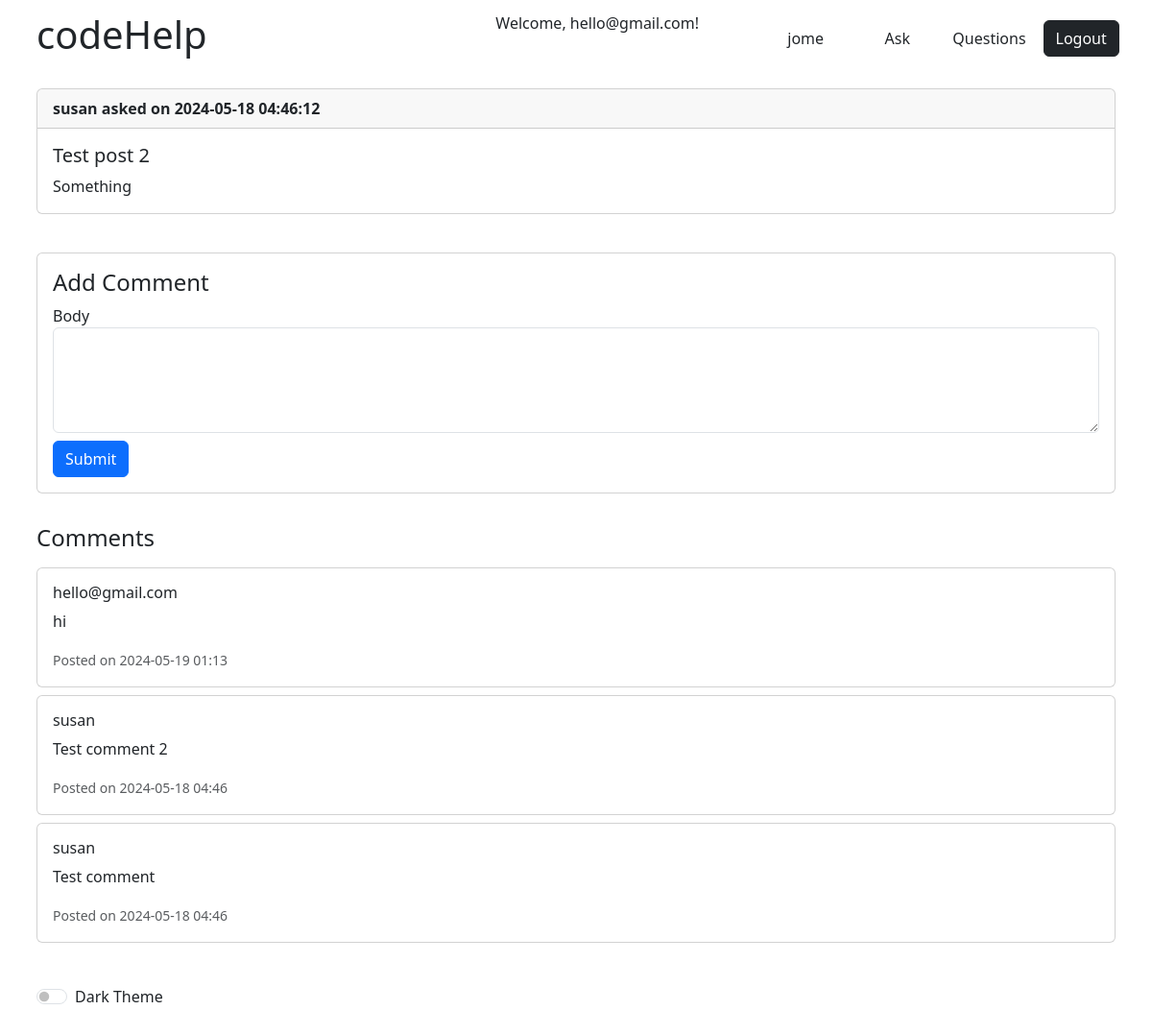
The app's page /post/2 (signed in) with its own data.
### app/models.py (models this page shows, shortened)
class User(UserMixin, db.Model):
    id: so.Mapped[int] = so.mapped_column(primary_key=True)
    username: so.Mapped[str] = so.mapped_column(sa.String(64), index=True,
                                                unique=True)
    email: so.Mapped[str] = so.mapped_column(sa.String(120), index=True,
                                             unique=True)
    password_hash: so.Mapped[Optional[str]] = so.mapped_column(sa.String(256))
    posts: so.WriteOnlyMapped['Post'] = so.relationship(
        back_populates='author')
    comments: so.WriteOnlyMapped['Comment'] = so.relationship(
        back_populates='author')

class Post(db.Model):
    id: so.Mapped[int] = so.mapped_column(primary_key=True)
    title: so.Mapped[str] = so.mapped_column(sa.String(140))
    body: so.Mapped[str] = so.mapped_column(sa.String(256))
    timestamp: so.Mapped[datetime] = so.mapped_column(
        index=True, default=lambda: datetime.now(timezone.utc).replace(microsecond=0))
    user_id: so.Mapped[int] = so.mapped_column(sa.ForeignKey(User.id),
                                               index=True)
    author: so.Mapped[User] = so.relationship(back_populates='posts')
    comments: so.WriteOnlyMapped['Comment'] = so.relationship(
        back_populates='post')

class Comment(db.Model):
    id: so.Mapped[int] = so.mapped_column(primary_key=True)
    body: so.Mapped[str] = so.mapped_column(sa.String(280))
    timestamp: so.Mapped[datetime] = so.mapped_column(
        index=True, default=lambda: datetime.now(timezone.utc).replace(microsecond=0))
    user_id: so.Mapped[int] = so.mapped_column(sa.ForeignKey(User.id),
                                               index=True)
    post_id: so.Mapped[int] = so.mapped_column(sa.ForeignKey(Post.id),
                                               index=True)
    parent_comment_id: so.Mapped[Optional[int]] = so.mapped_column(
        sa.ForeignKey('comment.id'))
    author: so.Mapped[User] = so.relationship(back_populates='comments')
    post: so.Mapped[Post] = so.relationship(back_populates='comments')
    replies: so.WriteOnlyMapped['Comment'] = so.relationship(
        backref=so.backref('parent', remote_side=[id])
    )

### app/routes.py (the view, shortened to what this page needs)
@app.route('/post/<int:post_id>', methods=['GET', 'POST'])
def postDetails(post_id):
    post = Post.query.get_or_404(post_id)
    comments = Comment.query.filter_by(post_id=post_id).order_by(desc(Comment.timestamp)).all()
    form = CommentForm()
    return render_template('postDetails.html', post=post, form=form, comments=comments)

### app/forms.py
class CommentForm(FlaskForm):
    body = TextAreaField('Body', validators=[DataRequired()])
    submit = SubmitField('Submit')

### app/models.py (called while the page is built)
@login.user_loader
def load_user(id):
    return db.session.get(User, int(id))

### app/templates/postDetails.html (shortened to what this page needs)
{% extends "base.html" %}
{% block content %}
<div class="container p-2 my-2">
    <div class="card mb-3">
        <div class="card-header">
            <strong>{{ post.author.username }} asked on {{post.timestamp}}</strong>
        </div>
        <div class="card-body">
            <h5 class="card-title">{{ post.title }}</h5>
            <p class="card-text">{{ post.body }}</p>
        </div>
    </div>
</div>
<div class="container p-2">
    <div class="card">
        <div class="card-body">
            <h4 class="card-title">Add Comment</h4>
            <form id="commentForm" method="POST">
                <div class="form-group">
                    {{ form.body.label(class="form-control-label") }}
                    {{ form.body(class="form-control", rows="4") }}
                </div>
                <div class="form-group mt-2">
                    {{ form.submit(class="btn btn-primary") }}
                </div>
            </form>
        </div>
    </div>
</div>
<div class="container p-2">
    <div id="commentsSection">
        <h4 class="my-3">Comments</h4>
        {% for comment in comments %}
        <div class="card my-2">
            <div class="card-body">
                <h6 class="card-title">{{ comment.author.username }}</h6>
                <p class="card-text">{{ comment.body }}</p>
                <p class="card-text"><small class="text-muted">Posted on {{ comment.timestamp.strftime('%Y-%m-%d %H:%M') }}</small></p>
            </div>
        </div>
        {% endfor %}
    </div>
</div>
{% endblock %}

### app/templates/base.html (shortened to what this page needs)
<!DOCTYPE html>
<html>
<head>
	<link href="https://cdn.jsdelivr.net/npm/bootstrap@5.3.3/dist/css/bootstrap.min.css" rel="stylesheet">
    <link href="{{ url_for('static', filename='codeHelp.css') }}" rel="stylesheet">
</head>
<body>
    <div class="container p-2 my-1">
        <div class="row">
            <div class="col-md-5 d-flex">
                <h1>codeHelp</h1>
            </div>
            <div class="col-md-3 d-flex">
                {% if current_user.is_authenticated %}
                <p>Welcome, {{ current_user.username }}!</p>
                {% else %}
                <p>Test_no_user</p>
                {% endif %}
            </div>
            <div class="col-md-1 d-flex align-items-center justify-content-center">
                <a href="{{ url_for('index') }}" type="button" class="btn btn-home">jome</a>
            </div>
            <div class="col-md-1 d-flex align-items-center justify-content-center">
                <a href="{{ url_for('newPost') }}" class="btn btn-ask">Ask</a>
            </div>
            <div class="col-md-1 d-flex align-items-center justify-content-center">
                <a href="{{ url_for('viewPosts') }}" class="btn btn-ask">Questions</a>
            </div>
            <div class="col-md-1 d-flex align-items-center justify-content-center">
                {% if current_user.is_anonymous %}
                <a href="{{ url_for('login') }}" type="button" class="btn btn2 btn-login btn-dark rounded">Login</a>
                {% else %}
                <a href="{{ url_for('logout') }}" type="button" class="btn btn2 btn-login btn-dark rounded">Logout</a>
                {% endif %}
            </div>
        </div>
    </div>
    <div id="content">
        {% block content %}{% endblock %}
    </div>
    <footer class="footer mt-auto py-3">
        <div class="container p-2 my-1">
            <div class="form-check form-switch">
                <input class="form-check-input" type="checkbox" id="themeToggle" value="light">
                <label class="form-check-label" for="themeToggle">Dark Theme</label>
            </div>
        </div>
    </footer>
</body>
</html>

### app/static/codeHelp.css (style rules this page uses)
body { background-color: #ffffff; color: #212529; }

### records on screen
User: username "hello@gmail.com"
User: author.username "susan"
Post: timestamp "2024-05-18 04:46:12", title "Test post 2", body "Something"
Comment: author.username "hello@gmail.com", body "hi", timestamp "2024-05-19 01:13"
Comment: author.username "susan", body "Test comment 2", timestamp "2024-05-18 04:46"
Comment: author.username "susan", body "Test comment", timestamp "2024-05-18 04:46"
